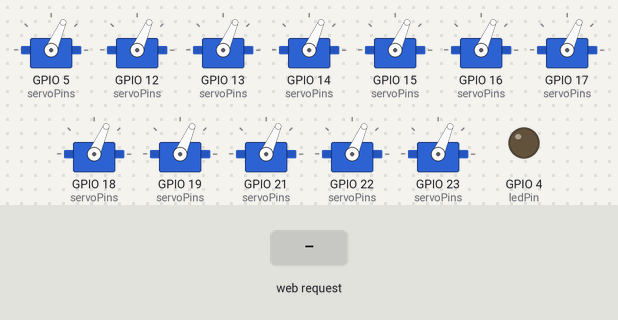
A sketch run on a simulated ESP32. Parts: 12 × servo, output pins drawn as LEDs (lit = HIGH). Inputs (shaded band) come from the test bench. WiFi joins after 1.5 s; servers stay silent unless stated; servo pulses on a pin are drawn as a servo (544–2400 µs = 0–180°); what the sketch prints to the serial monitor is not drawn.

Above: at 4.7 s.
4.8 s: HTTP request GET /2 received
At 6.3 s:
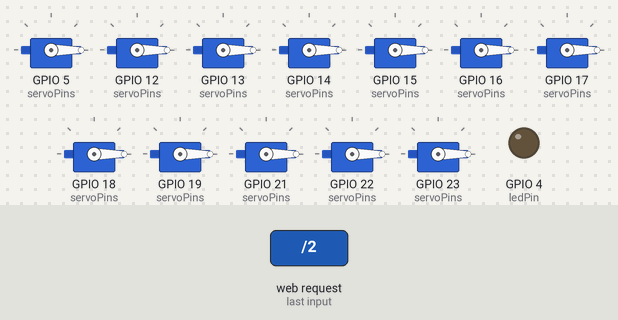
7.8 s: HTTP request GET /1 received
At 8.1 s:
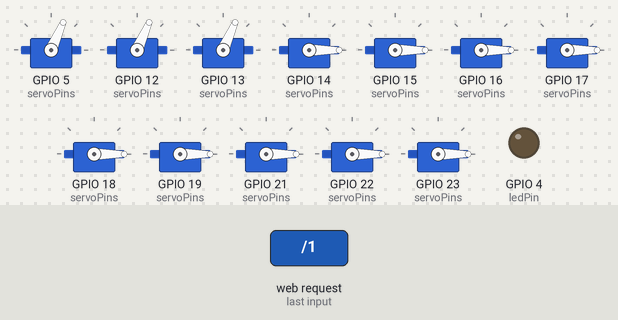
10.8 s: HTTP request GET /4 received
At 11.1 s:
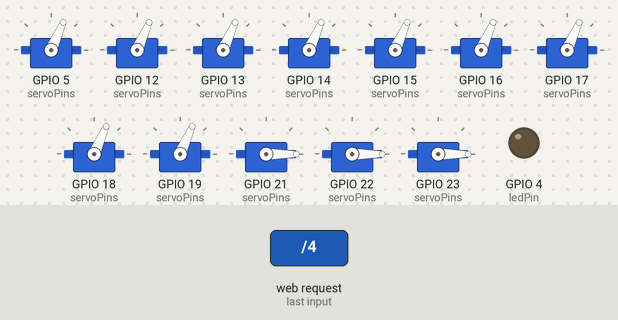
13.8 s: HTTP request GET /3 received
At 14.1 s:
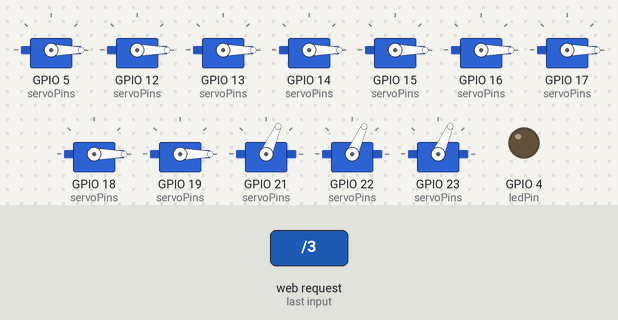
Timing chart, 0 to 16.8 s (numbered marks = the images above; inputs shaded):
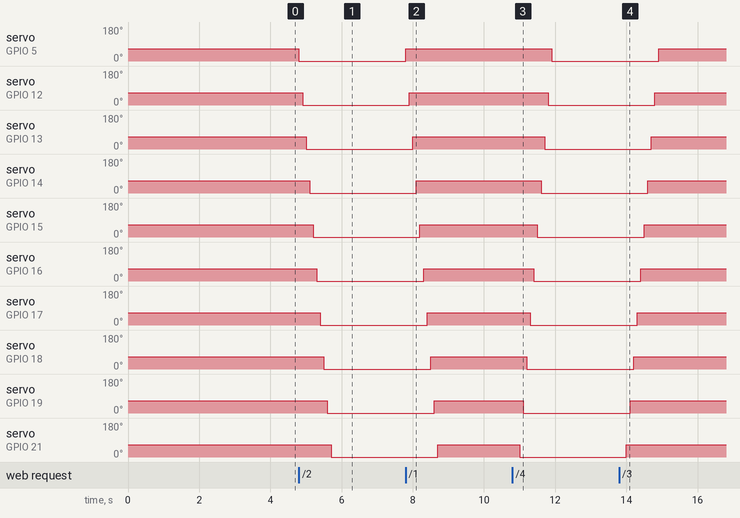

Measured:
- after the input at 4.8 s, servo on GPIO 5 (servoPins): 66° → 0° at once; servo on GPIO 12 (servoPins): 66° → 0° after 0.10 s; servo on GPIO 13 (servoPins): 66° → 0° after 0.20 s; servo on GPIO 14 (servoPins): 66° → 0° after 0.30 s; servo on GPIO 15 (servoPins): 66° → 0° after 0.40 s
- after the input at 7.8 s, servo on GPIO 5 (servoPins): 0° → 66° at once; servo on GPIO 12 (servoPins): 0° → 66° after 0.10 s; servo on GPIO 13 (servoPins): 0° → 66° after 0.20 s; servo on GPIO 14 (servoPins): 0° → 66° after 0.30 s; servo on GPIO 15 (servoPins): 0° → 66° after 0.40 s
- after the input at 10.8 s, servo on GPIO 5 (servoPins): 66° → 0° after 1.1 s; servo on GPIO 12 (servoPins): 66° → 0° after 1.0 s; servo on GPIO 13 (servoPins): 66° → 0° after 0.90 s; servo on GPIO 14 (servoPins): 66° → 0° after 0.80 s; servo on GPIO 15 (servoPins): 66° → 0° after 0.70 s
- after the input at 13.8 s, servo on GPIO 5 (servoPins): 0° → 66° after 1.1 s; servo on GPIO 12 (servoPins): 0° → 66° after 1.0 s; servo on GPIO 13 (servoPins): 0° → 66° after 0.90 s; servo on GPIO 14 (servoPins): 0° → 66° after 0.80 s; servo on GPIO 15 (servoPins): 0° → 66° after 0.70 s

The sketch:

Servo06_WiFi.ino
```cpp
/*
  WiFi Web Server LED Blink

 A simple web server that lets you blink an LED via the web.
 This sketch will print the IP address of your WiFi Shield (once connected)
 to the Serial monitor. From there, you can open that address in a web browser
 to turn on and off the LED on pin 5.

 If the IP address of your shield is yourAddress:
 http://yourAddress/H turns the LED on
 http://yourAddress/L turns it off

 This example is written for a network using WPA encryption. For
 WEP or WPA, change the Wifi.begin() call accordingly.

 Circuit:
 * WiFi shield attached
 * LED attached to pin 5

 created for arduino 25 Nov 2012
 by Tom Igoe

ported for sparkfun esp32
31.01.2017 by Jan Hendrik Berlin

 */

#include <WiFi.h>

const char* ssid     = "Firefly24";
const char* password = "---";
int ledPin = 4;

WiFiServer server(80);

//----------------------------------
#include "esp32-hal-ledc.h"

uint32_t maxint = 65535;
uint32_t servoMax = 8000;
uint32_t servoMin = 1700;
uint32_t servoCenter = (servoMin + servoMax) / 2;
uint32_t servoLow = servoMin; //1700 + 1300;
uint32_t servoHigh = 1700 + 1000 + 1300; //servoLow+1000;

const byte numberOfServos = 12;
byte servoPins[numberOfServos] = {5, 12, 13, 14, 15, 16, 17, 18, 19, 21, 22, 23};

void setupServo()
{
    for (byte servoIndex = 0; servoIndex < numberOfServos; servoIndex++)
  {
    byte channel = servoIndex;
    byte servoPin = servoPins[servoIndex];

    ledcSetup(channel, 50, 16); // channel X, 50 Hz, 16-bit depth
    ledcAttachPin(servoPin, channel);   // GPIO servoPin on channel X
    ledcWrite(channel, servoHigh); //servoMin
  }
  delay(2000);
}
//----------------------------------

void setup()
{
    Serial.begin(115200);
    pinMode(ledPin, OUTPUT);      // set the LED pin mode

    delay(10);

    // We start by connecting to a WiFi network

    Serial.println();
    Serial.println();
    Serial.print("Connecting to ");
    Serial.println(ssid);

    WiFi.begin(ssid, password);

    while (WiFi.status() != WL_CONNECTED) {
        delay(500);
        Serial.print(".");
    }

    Serial.println("");
    Serial.println("WiFi connected");
    Serial.println("IP address: ");
    Serial.println(WiFi.localIP());

    server.begin();

setupServo();
}

void Marching()
{
  for (byte servoIndex = 0; servoIndex < numberOfServos; servoIndex++)
  {
    byte channel = servoIndex;
    ledcWrite(channel, servoHigh);
  }
  delay(500);
  for (byte servoIndex = 0; servoIndex < numberOfServos; servoIndex++)
  {
    byte channel = servoIndex;
    ledcWrite(channel, servoLow);
  }
  delay(500);
}

void LeftToRight(int servoValue, int dly)
{
  for (int head = 0; head < numberOfServos; head++)
  {
    if (head >= 0 && head < numberOfServos) ledcWrite(head, servoValue);
    delay(dly);
  }
}

void RightToLeft(int servoValue, int dly)
{
  for (int head = numberOfServos-1; head >= 0 ; head--)
  {
    if (head >= 0 && head < numberOfServos) ledcWrite(head,  servoValue);
    delay(dly);
  }
}

int value = 0;

void loop(){
 WiFiClient client = server.available();   // listen for incoming clients
int cmd=0;
  if (client) {                             // if you get a client,
    Serial.println("new client");           // print a message out the serial port
    String currentLine = "";                // make a String to hold incoming data from the client
    while (client.connected()) {            // loop while the client's connected
      if (client.available()) {             // if there's bytes to read from the client,
        char c = client.read();             // read a byte, then
        Serial.write(c);                    // print it out the serial monitor
        if (c == '\n') {                    // if the byte is a newline character

          // if the current line is blank, you got two newline characters in a row.
          // that's the end of the client HTTP request, so send a response:
          if (currentLine.length() == 0) {
            // HTTP headers always start with a response code (e.g. HTTP/1.1 200 OK)
            // and a content-type so the client knows what's coming, then a blank line:
            client.println("HTTP/1.1 200 OK");
            client.println("Content-type:text/html");
            client.println();

            // the content of the HTTP response follows the header:
            client.print("<h1 style='font-size:400%;'>");
            client.print("<a href='/'>Home</a><br>");
            client.print("Left to Right: <a href='/1'>&#92;&#92;&#92;</a>&nbsp;&nbsp;<a href='/2'>///</a><br>");
            client.print("Right to Left: <a href='/3'>&#92;&#92;&#92;</a>&nbsp;&nbsp;<a href='/4'>///</a><br>");

            client.print("All: <a href='/5'>&#92;&#92;&#92;</a>&nbsp;&nbsp;<a href='/6'>///</a><br>");

            client.print("<a href='/7'>Marching</a><br>");
            client.print("</h1>");

            // The HTTP response ends with another blank line:
            client.println();
            // break out of the while loop:
            break;
          } else {    // if you got a newline, then clear currentLine:
            currentLine = "";
          }
        } else if (c != '\r') {  // if you got anything else but a carriage return character,
          currentLine += c;      // add it to the end of the currentLine
        }

        // Check to see if the client request was "GET /H" or "GET /L":

        if (currentLine.endsWith("GET /1")) cmd=1;
        if (currentLine.endsWith("GET /2")) cmd=2;
        if (currentLine.endsWith("GET /3")) cmd=3;
        if (currentLine.endsWith("GET /4")) cmd=4;
        if (currentLine.endsWith("GET /5")) cmd=5;
        if (currentLine.endsWith("GET /6")) cmd=6;
        if (currentLine.endsWith("GET /7")) cmd=7;
      }
    }
    // close the connection:
    client.stop();
    Serial.println("client disonnected");
    int dly=100;
    switch (cmd)
    {
      case 1: Serial.println(currentLine); LeftToRight(servoHigh,dly); break;
      case 2: LeftToRight(servoLow,dly); break;
      case 3: RightToLeft(servoHigh,dly); break;
      case 4: RightToLeft(servoLow,dly); break;
      case 5: LeftToRight(servoHigh,0); break;
      case 6: LeftToRight(servoLow,0); break;
      case 7: for (byte i=0; i<3; i++) Marching(); break;
    }
  }
}
```
